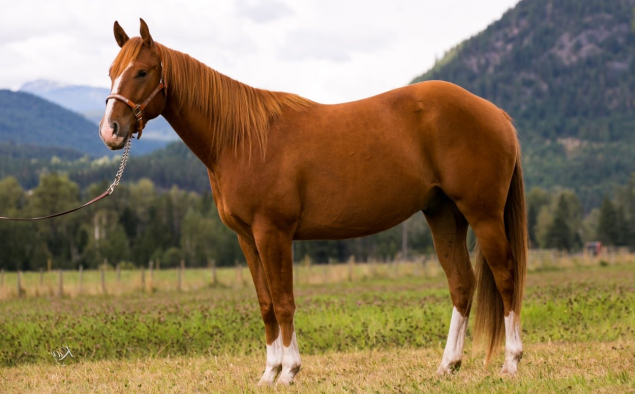
#> input picture SelfProjects/ImageRecognition/AlexNet/images/AppendexQuarterHorse.jpg, 1269 x 787 px (shown at 1/2 size); its folder holds 2 pictures in this run
$ jupyter execute --allow-errors AlexNet-TensorFlow.ipynb   (shell and % lines are left out)
#> lines starting #> are read from the running program, lines starting #| are printed output that depends on the picture
[cell 1]
# AlexNet Tensorflow implementation with pre-trained weights
# Paper : https://papers.nips.cc/paper/4824-imagenet-classification-with-deep-convolutional-neural-networks.pdf
# Ref : https://kratzert.github.io/2017/02/24/finetuning-alexnet-with-tensorflow.html
# For pre-trained weights, Ref : http://www.cs.toronto.edu/~guerzhoy/tf_alexnet/

[cell 2]
# import necessary libraries
import os
import cv2
import numpy as np
import tensorflow.compat.v1 as tf
tf.disable_v2_behavior()
#> (this line was passed over: tensorflow is not available in this run)
import matplotlib.pyplot as plt

[cell 3]
# import class names
from classes import class_names

#> (a cell that did not finish here is left out)

[cell 5]
# defining function for convolution layer
# [39 lines left out: function conv, not called in this run]

[cell 6]
# defining function for fully-connected layer
# [16 lines left out: function fc, not called in this run]

[cell 7]
# defining function for maxpooling
# [12 lines left out: functions max_pool, lrn, not called in this run]

# defining dropout function
def dropout(x, rate):
    return tf.nn.dropout(x, rate)

[cell 8]
# function to build the computational graph of AlexNet
# [36 lines left out: function AlexNet, not called in this run]

[cell 9]
# function to load pretrained weights
# [28 lines left out: function load_initial_weights, not called in this run]

[cell 10]
# mean of imagenet dataset in BGR
imagenet_mean = np.array([104., 117., 124.], dtype=np.float32)

current_dir = os.getcwd()
image_dir = os.path.join(current_dir, 'images')

[cell 11]
# get list of all images
img_files = [os.path.join(image_dir, f) for f in os.listdir(image_dir)]
# load all images
imgs = []
for f in img_files:
    imgs.append(cv2.imread(f))

[cell 12]
#plot images
fig = plt.figure(figsize=(15,6))
for i, img in enumerate(imgs):
    fig.add_subplot(1,3,i+1)
    plt.imshow(cv2.cvtColor(img, cv2.COLOR_BGR2RGB))
    plt.axis('off')
#> this loop made 2 passes
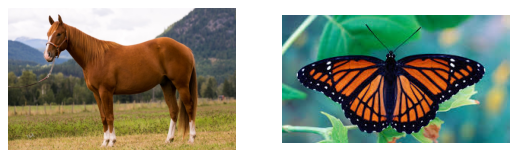
#> figure drawn by matplotlib, 2 panels
